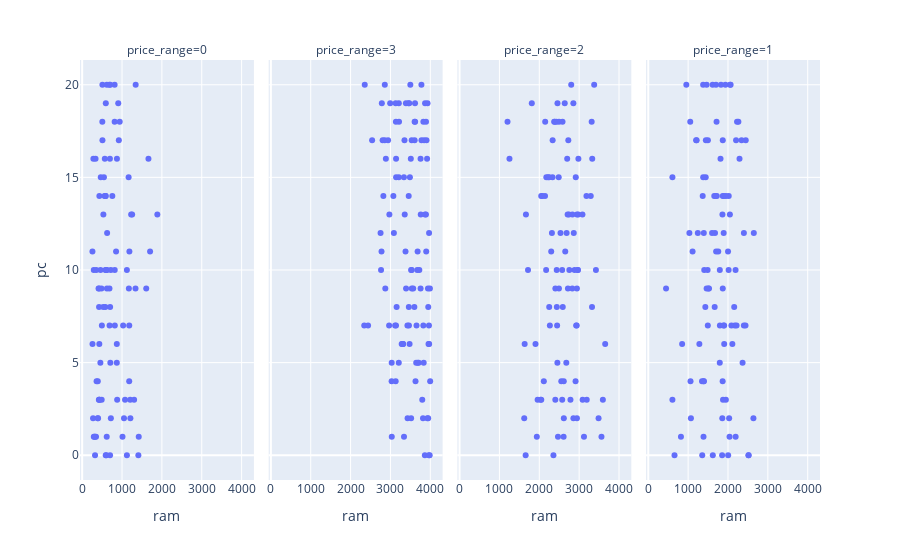

The code cell stored with this chart in its notebook:
### Code cell
fig = px.scatter(df2, x="ram", y="pc",  facet_col="price_range")
fig.show()

### Figure 1 — Plotly figure (JSON) as saved in the notebook; plotly's stock layout.template omitted (floating-point values rounded to 4 significant figures)
{"data": [{"hovertemplate": "price_range=0<br>ram=%{x}<br>pc=%{y}<extra></extra>", "legendgroup": "", "marker": {"color": "#636efa", "symbol": "circle"}, "mode": "markers", "name": "", "orientation": "v", "showlegend": false, "type": "scatter", "x": [700, 568, 508, 905, 431, 1410, 1204, 506, 490, 588, 720, 1181, 532, 1210, 582, 624, 457, 258, 429, 869, 591, 814, 719, 1028, 1122, 1165, 1076, 1254, 273, 1122, 707, 626, 411, 616, 419, 392, 1663, 509, 282, 424, 590, 942, 604, 1185, 1172, 323, 546, 336, 1229, 587, 619, 819, 391, 1886, 687, 398, 621, 815, 757, 594, 467, 1419, 485, 259, 878, 681, 851, 362, 696, 1704, 1012, 593, 348, 531, 685, 1342, 432, 462, 324, 702, 1303, 425, 1050, 436, 817, 920, 291, 292, 562, 1338, 354, 308, 1607, 704, 872, 495, 1180, 869], "xaxis": "x", "y": [0, 16, 20, 19, 6, 0, 3, 18, 3, 10, 2, 7, 13, 2, 8, 10, 5, 11, 3, 6, 0, 20, 10, 7, 10, 15, 3, 13, 2, 0, 5, 12, 9, 1, 3, 4, 16, 17, 16, 8, 14, 18, 0, 11, 9, 0, 15, 16, 13, 14, 20, 7, 2, 13, 7, 2, 9, 18, 14, 10, 15, 1, 9, 6, 3, 20, 11, 4, 16, 11, 1, 19, 1, 8, 9, 20, 14, 10, 1, 8, 3, 9, 2, 3, 10, 17, 10, 1, 14, 9, 10, 1, 9, 20, 16, 7, 4, 5], "yaxis": "y"}, {"hovertemplate": "price_range=3<br>ram=%{x}<br>pc=%{y}<extra></extra>", "legendgroup": "", "marker": {"color": "#636efa", "symbol": "circle"}, "mode": "markers", "name": "", "orientation": "v", "showlegend": false, "type": "scatter", "x": [3826, 3378, 3709, 3464, 3616, 3029, 2343, 2871, 3426, 3825, 3685, 2940, 3834, 3600, 3971, 3629, 3117, 3031, 3388, 3755, 3352, 3086, 3760, 2822, 2993, 3869, 3969, 3131, 3215, 3890, 3210, 3817, 3955, 3672, 3777, 2776, 3139, 3461, 3607, 3137, 3533, 3619, 3798, 2858, 2764, 3941, 3724, 3535, 3315, 3534, 2540, 3302, 3897, 2885, 3458, 3863, 3984, 2752, 2438, 2784, 3646, 2857, 3317, 3033, 3681, 3392, 3488, 3869, 3571, 3209, 2973, 3499, 3340, 3472, 3948, 3518, 3925, 3073, 3892, 3518, 3358, 3946, 2803, 3654, 3930, 3282, 3338, 3511, 3966, 3210, 3990, 2967, 3132, 3480, 3996, 3845, 3779, 3904, 3451, 3141, 2355, 3606, 3756, 3155, 3430, 3142, 3962, 3919], "xaxis": "x2", "y": [18, 11, 5, 7, 19, 4, 7, 9, 7, 7, 5, 17, 5, 8, 6, 4, 7, 5, 19, 16, 17, 12, 13, 14, 19, 19, 12, 4, 18, 13, 15, 2, 6, 10, 20, 11, 7, 8, 17, 18, 17, 18, 3, 20, 10, 9, 10, 9, 6, 10, 17, 6, 11, 16, 14, 0, 0, 12, 7, 19, 5, 17, 6, 1, 11, 9, 15, 13, 9, 5, 13, 20, 1, 19, 8, 2, 2, 14, 18, 10, 13, 2, 17, 7, 19, 6, 15, 16, 7, 19, 9, 7, 19, 6, 4, 17, 17, 17, 19, 16, 20, 18, 9, 8, 2, 15, 0, 16], "yaxis": "y2"}, {"hovertemplate": "price_range=2<br>ram=%{x}<br>pc=%{y}<extra></extra>", "legendgroup": "", "marker": {"color": "#636efa", "symbol": "circle"}, "mode": "markers", "name": "", "orientation": "v", "showlegend": false, "type": "scatter", "x": [2782, 2373, 2910, 2148, 2746, 2962, 2945, 2981, 2050, 3323, 2177, 1665, 3560, 1717, 2332, 2589, 1203, 1938, 2938, 2616, 2686, 2971, 3121, 2532, 2403, 2335, 3291, 2048, 2728, 2430, 2856, 2447, 3653, 3595, 2885, 2801, 3421, 2711, 2144, 2249, 2078, 2440, 3487, 2574, 3377, 2614, 2172, 2487, 2317, 3190, 2552, 1252, 3328, 2437, 2493, 2944, 3087, 2265, 2469, 2575, 2829, 2495, 2944, 2832, 2865, 2719, 2114, 1958, 2454, 2977, 2638, 2456, 2700, 2583, 2915, 2926, 2754, 2219, 1812, 2299, 2248, 1658, 3183, 2678, 2355, 3083, 2855, 1622, 3314, 1633, 2402, 2610, 2391, 2651, 1905, 2032], "xaxis": "x3", "y": [3, 18, 4, 18, 13, 10, 13, 16, 3, 8, 15, 13, 1, 10, 15, 8, 18, 1, 7, 2, 12, 10, 1, 12, 9, 17, 14, 14, 17, 18, 2, 7, 6, 3, 10, 20, 10, 13, 14, 8, 14, 8, 2, 10, 20, 4, 10, 15, 12, 3, 4, 16, 16, 10, 9, 9, 3, 7, 1, 3, 9, 18, 2, 13, 12, 9, 4, 3, 5, 13, 19, 19, 16, 18, 15, 7, 10, 15, 19, 11, 15, 0, 14, 5, 0, 13, 19, 2, 18, 6, 3, 1, 18, 11, 6, 3], "yaxis": "y3"}, {"hovertemplate": "price_range=1<br>ram=%{x}<br>pc=%{y}<extra></extra>", "legendgroup": "", "marker": {"color": "#636efa", "symbol": "circle"}, "mode": "markers", "name": "", "orientation": "v", "showlegend": false, "type": "scatter", "x": [2227, 2048, 1496, 1366, 2399, 2341, 1866, 1441, 1869, 2169, 1702, 2039, 606, 1675, 955, 1213, 1243, 2261, 1892, 1797, 1070, 2190, 1614, 1713, 1948, 1619, 1853, 2445, 850, 2366, 1524, 1756, 1432, 1896, 446, 1509, 1378, 1201, 1354, 606, 2066, 1489, 2019, 1377, 1699, 1445, 1904, 2648, 2514, 1032, 1719, 1947, 1282, 1386, 2399, 1857, 1936, 1869, 1887, 1464, 659, 1060, 1905, 2086, 1494, 2001, 1464, 2439, 1348, 1666, 2156, 2110, 2289, 1404, 2638, 2192, 1869, 1813, 1656, 1687, 820, 1875, 2203, 1393, 1794, 1053, 2029, 1795, 2004, 2517, 1389, 1861, 1824, 1601, 2052, 1396, 1112, 2215, 2016], "xaxis": "x4", "y": [18, 13, 17, 14, 12, 17, 4, 15, 9, 7, 11, 1, 15, 12, 20, 17, 12, 18, 12, 7, 2, 10, 20, 18, 14, 0, 0, 17, 6, 5, 9, 11, 8, 14, 9, 9, 15, 17, 0, 3, 20, 10, 14, 20, 20, 17, 7, 12, 0, 12, 14, 3, 6, 1, 7, 2, 20, 14, 7, 20, 0, 4, 6, 7, 7, 11, 9, 7, 4, 8, 8, 6, 16, 10, 2, 1, 17, 16, 14, 14, 1, 3, 17, 12, 5, 18, 2, 10, 0, 0, 4, 13, 20, 12, 20, 4, 11, 7, 10], "yaxis": "y4"}], "layout": {"annotations": [{"font": {}, "showarrow": false, "text": "price_range=0", "x": 0.1175, "xanchor": "center", "xref": "paper", "y": 1, "yanchor": "bottom", "yref": "paper"}, {"font": {}, "showarrow": false, "text": "price_range=3", "x": 0.3725, "xanchor": "center", "xref": "paper", "y": 1, "yanchor": "bottom", "yref": "paper"}, {"font": {}, "showarrow": false, "text": "price_range=2", "x": 0.6275, "xanchor": "center", "xref": "paper", "y": 1, "yanchor": "bottom", "yref": "paper"}, {"font": {}, "showarrow": false, "text": "price_range=1", "x": 0.8825, "xanchor": "center", "xref": "paper", "y": 1, "yanchor": "bottom", "yref": "paper"}], "legend": {"tracegroupgap": 0}, "margin": {"t": 60}, "xaxis": {"anchor": "y", "domain": [0, 0.235], "title": {"text": "ram"}}, "xaxis2": {"anchor": "y2", "domain": [0.255, 0.49], "matches": "x", "title": {"text": "ram"}}, "xaxis3": {"anchor": "y3", "domain": [0.51, 0.745], "matches": "x", "title": {"text": "ram"}}, "xaxis4": {"anchor": "y4", "domain": [0.765, 1.0], "matches": "x", "title": {"text": "ram"}}, "yaxis": {"anchor": "x", "domain": [0, 1], "title": {"text": "pc"}}, "yaxis2": {"anchor": "x2", "domain": [0, 1], "matches": "y", "showticklabels": false}, "yaxis3": {"anchor": "x3", "domain": [0, 1], "matches": "y", "showticklabels": false}, "yaxis4": {"anchor": "x4", "domain": [0, 1], "matches": "y", "showticklabels": false}}}
